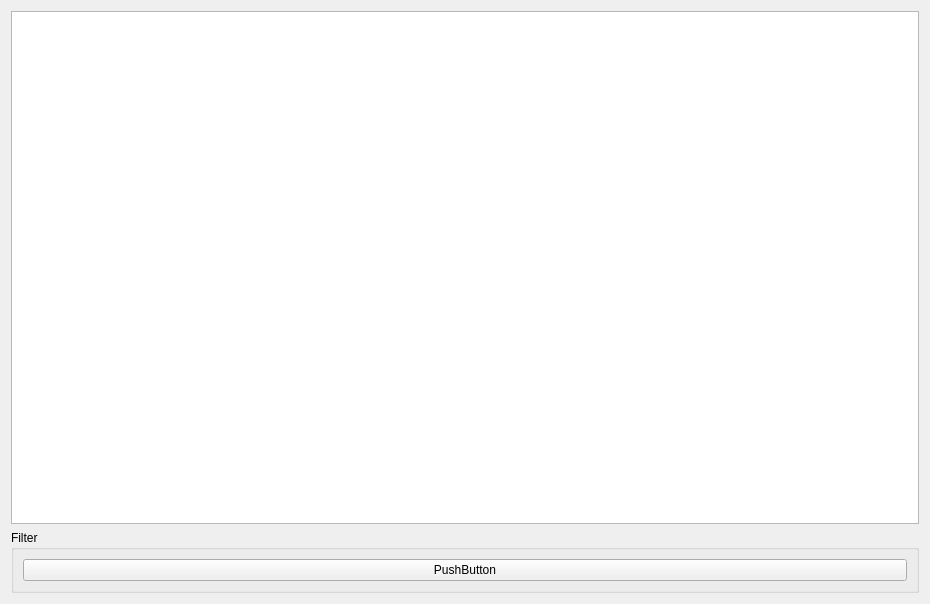
<?xml version="1.0" encoding="UTF-8"?>
<ui version="4.0">
 <class>mainForm</class>
 <widget class="QWidget" name="mainForm">
  <property name="geometry">
   <rect>
    <x>0</x>
    <y>0</y>
    <width>930</width>
    <height>604</height>
   </rect>
  </property>
  <property name="windowTitle">
   <string>Form</string>
  </property>
  <layout class="QVBoxLayout" name="verticalLayout_2">
   <item>
    <widget class="QListView" name="listView"/>
   </item>
   <item>
    <widget class="QGroupBox" name="filterGroupBox">
     <property name="title">
      <string>Filter</string>
     </property>
     <layout class="QVBoxLayout" name="verticalLayout">
      <item>
       <widget class="QPushButton" name="filterButton">
        <property name="text">
         <string>PushButton</string>
        </property>
       </widget>
      </item>
     </layout>
    </widget>
   </item>
  </layout>
 </widget>
 <resources/>
 <connections/>
</ui>
